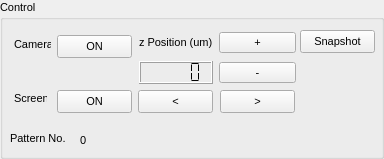
     <widget class="QGroupBox" name="ControlGroup">
      <property name="sizePolicy">
       <sizepolicy hsizetype="MinimumExpanding" vsizetype="Preferred">
        <horstretch>0</horstretch>
        <verstretch>0</verstretch>
       </sizepolicy>
      </property>
      <property name="minimumSize">
       <size>
        <width>300</width>
        <height>100</height>
       </size>
      </property>
      <property name="font">
       <font>
        <pointsize>8</pointsize>
       </font>
      </property>
      <property name="title">
       <string>Control</string>
      </property>
      <widget class="QLabel" name="slmLabel">
       <property name="geometry">
        <rect>
         <x>14</x>
         <y>90</y>
         <width>33</width>
         <height>16</height>
        </rect>
       </property>
       <property name="font">
        <font>
         <pointsize>8</pointsize>
        </font>
       </property>
       <property name="text">
        <string>Screen</string>
       </property>
      </widget>
      <widget class="QPushButton" name="slmButton">
       <property name="geometry">
        <rect>
         <x>57</x>
         <y>90</y>
         <width>75</width>
         <height>23</height>
        </rect>
       </property>
       <property name="minimumSize">
        <size>
         <width>60</width>
         <height>0</height>
        </size>
       </property>
       <property name="font">
        <font>
         <pointsize>8</pointsize>
        </font>
       </property>
       <property name="text">
        <string>ON</string>
       </property>
      </widget>
      <widget class="QPushButton" name="previousPatternButton">
       <property name="geometry">
        <rect>
         <x>138</x>
         <y>90</y>
         <width>75</width>
         <height>23</height>
        </rect>
       </property>
       <property name="minimumSize">
        <size>
         <width>60</width>
         <height>0</height>
        </size>
       </property>
       <property name="text">
        <string>&lt;</string>
       </property>
      </widget>
      <widget class="QPushButton" name="nextPatternButton">
       <property name="geometry">
        <rect>
         <x>220</x>
         <y>90</y>
         <width>75</width>
         <height>23</height>
        </rect>
       </property>
       <property name="minimumSize">
        <size>
         <width>60</width>
         <height>0</height>
        </size>
       </property>
       <property name="text">
        <string>&gt;</string>
       </property>
      </widget>
      <widget class="QLabel" name="camLabel">
       <property name="geometry">
        <rect>
         <x>14</x>
         <y>36</y>
         <width>37</width>
         <height>16</height>
        </rect>
       </property>
       <property name="font">
        <font>
         <pointsize>8</pointsize>
        </font>
       </property>
       <property name="text">
        <string>Camera</string>
       </property>
      </widget>
      <widget class="QPushButton" name="camButton">
       <property name="geometry">
        <rect>
         <x>57</x>
         <y>35</y>
         <width>75</width>
         <height>23</height>
        </rect>
       </property>
       <property name="minimumSize">
        <size>
         <width>60</width>
         <height>0</height>
        </size>
       </property>
       <property name="font">
        <font>
         <pointsize>8</pointsize>
        </font>
       </property>
       <property name="text">
        <string>ON</string>
       </property>
      </widget>
      <widget class="QWidget" name="layoutWidget">
       <property name="geometry">
        <rect>
         <x>139</x>
         <y>30</y>
         <width>157</width>
         <height>58</height>
        </rect>
       </property>
       <layout class="QGridLayout" name="gridLayout_4">
        <item row="0" column="0">
         <widget class="QLabel" name="label_2">
          <property name="text">
           <string>z Position (um)</string>
          </property>
         </widget>
        </item>
        <item row="0" column="1">
         <widget class="QPushButton" name="stagePositionIncrease">
          <property name="minimumSize">
           <size>
            <width>60</width>
            <height>0</height>
           </size>
          </property>
          <property name="text">
           <string>+</string>
          </property>
         </widget>
        </item>
        <item row="1" column="0">
         <widget class="QLCDNumber" name="stagePositionDisplay">
          <property name="minimumSize">
           <size>
            <width>70</width>
            <height>0</height>
           </size>
          </property>
          <property name="segmentStyle">
           <enum>QLCDNumber::Flat</enum>
          </property>
         </widget>
        </item>
        <item row="1" column="1">
         <widget class="QPushButton" name="stagePositionDecrease">
          <property name="minimumSize">
           <size>
            <width>60</width>
            <height>0</height>
           </size>
          </property>
          <property name="text">
           <string>-</string>
          </property>
         </widget>
        </item>
       </layout>
      </widget>
      <widget class="QPushButton" name="snapshot">
       <property name="geometry">
        <rect>
         <x>300</x>
         <y>30</y>
         <width>75</width>
         <height>23</height>
        </rect>
       </property>
       <property name="text">
        <string>Snapshot</string>
       </property>
      </widget>
      <widget class="QLabel" name="label_15">
       <property name="geometry">
        <rect>
         <x>10</x>
         <y>130</y>
         <width>71</width>
         <height>16</height>
        </rect>
       </property>
       <property name="text">
        <string>Pattern No.</string>
       </property>
      </widget>
      <widget class="QLabel" name="patternNumber">
       <property name="geometry">
        <rect>
         <x>80</x>
         <y>130</y>
         <width>31</width>
         <height>20</height>
        </rect>
       </property>
       <property name="text">
        <string>0</string>
       </property>
      </widget>
     </widget>
